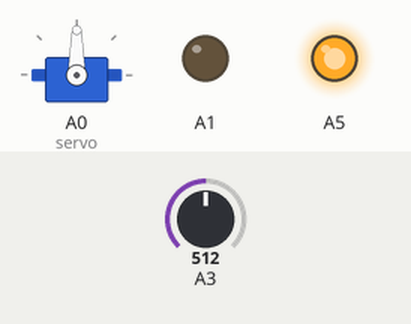
Recording of a sketch running on a simulated Arduino Uno, built with avr-gcc and run on an emulated ATmega328P. Parts: servo, output pins drawn as LEDs (lit = HIGH). The inputs (shaded band) are chosen by the test bench; at power-on: A3 = 512.

Above: at 1.2 s.
1.3 s: A3 set to 716
At 2.0 s:
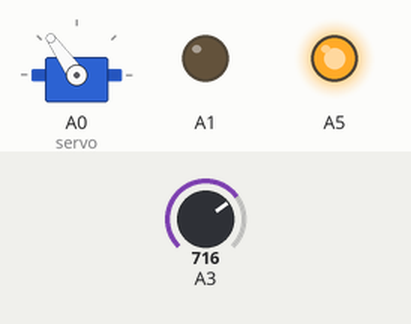
2.8 s: A3 set to 900
At 3.2 s:
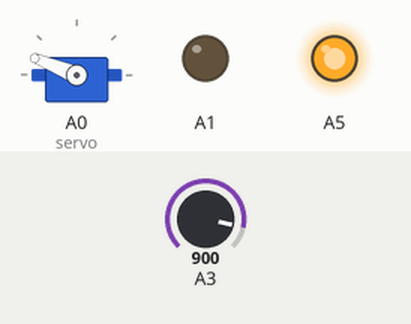
4.3 s: A3 set to 1023
At 5.5 s:
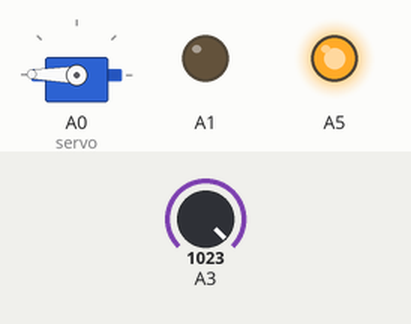
5.8 s: A3 set to 306
At 6.6 s:
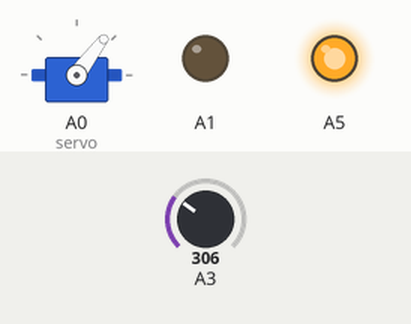
7.3 s: A3 set to 122
At 7.8 s:
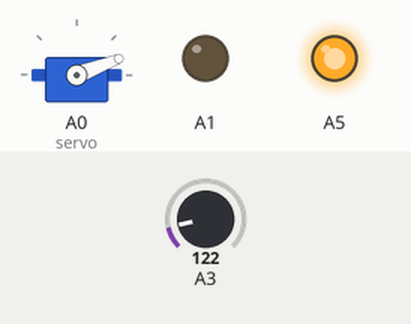
Timing chart, 0 to 9.8 s (numbered marks = the images above; inputs shaded):
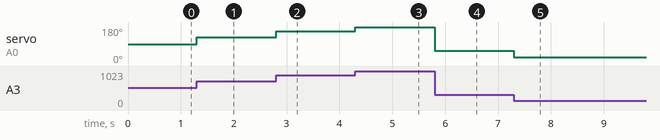

The sketch:

u6.ino
```cpp
#include <Servo.h>

Servo servo;

void setup()
{
  Serial.begin(9600);

  pinMode(A1, OUTPUT);
  digitalWrite(A1, LOW);
  pinMode(A3, INPUT);
  pinMode(A5, OUTPUT);
  digitalWrite(A5, HIGH);

  servo.attach(A0);
}

void loop()
{
  int hodnota = analogRead(A3);
  servo.write((long)hodnota*180/1024);
}
```

Measured:
- after the input at 1.3 s, servo on A0 (servo): 90° → 125° at once
- after the input at 2.8 s, servo on A0 (servo): 125° → 158° at once
- after the input at 4.3 s, servo on A0 (servo): 158° → 179° at once
- after the input at 5.8 s, servo on A0 (servo): 179° → 53° at once
- after the input at 7.3 s, servo on A0 (servo): 53° → 21° at once
